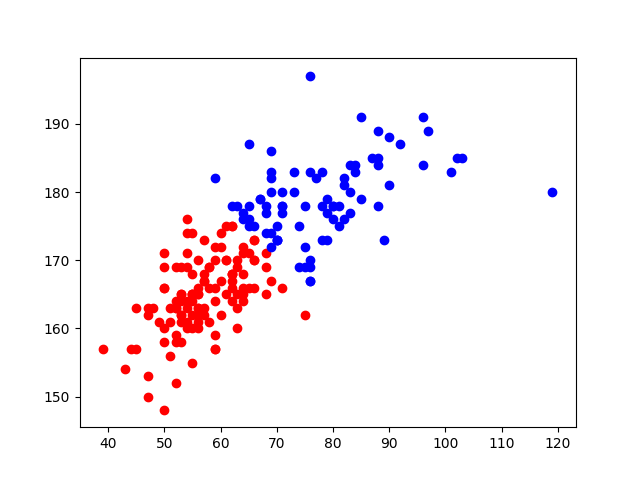

Source code (Python):
import numpy as np
import pandas as pd
from matplotlib import pyplot as plt
from sklearn.mixture import GMM
from sklearn.mixture import BayesianGaussianMixture

df = pd.read_csv("Davis.csv")
weight = df["weight"]
height = df["height"]

X = pd.concat([weight, height], axis=1)
X_train = X.drop(11)
X = X.values
X_train = X_train.values

gmm = BayesianGaussianMixture(n_components=2, verbose=1, max_iter=10000)
gmm.fit(X_train)
X_pred = gmm.predict(X_train)

clusters_set = set(X_pred)
print("clusters_set:", clusters_set)
print("len(clusters_set):", len(clusters_set))

cluster0 = X_train[X_pred == 0]
cluster1 = X_train[X_pred == 1]
plt.scatter(cluster0[:,0], cluster0[:,1], color="red")
plt.scatter(cluster1[:,0], cluster1[:,1], color="blue")
plt.show()
